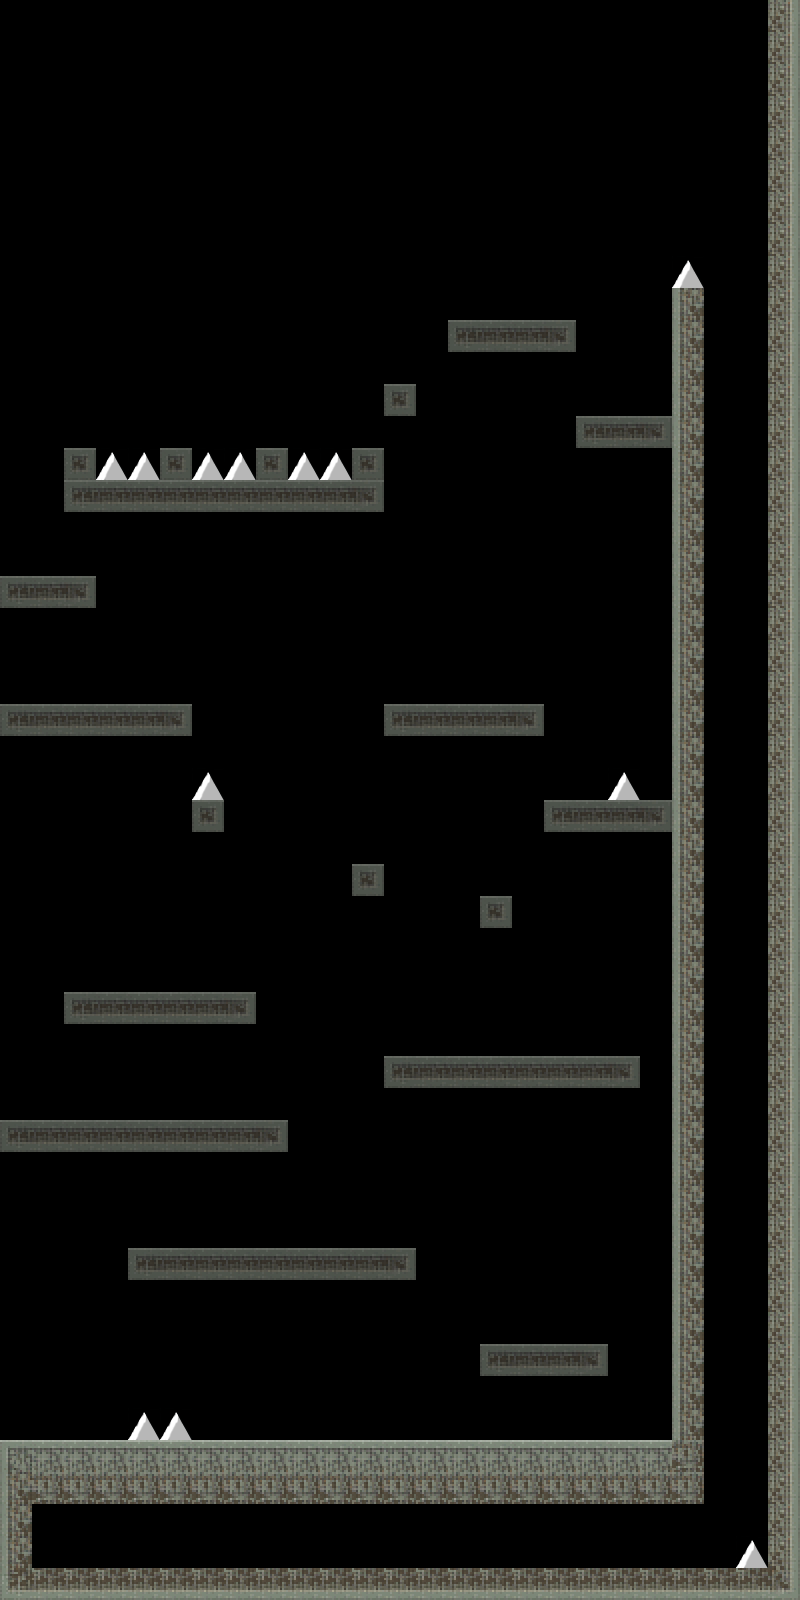

This game map was drawn from its Tiled (.tmx) file and the tilesets committed beside it. A one-line description and the trimmed map source follow:
An orthogonal 25x50 tile map with 32x32 px tiles, 2 tile layers (platforms, spikes).

<map version="1.0" orientation="orthogonal" renderorder="right-down" width="25" height="50" tilewidth="32" tileheight="32" nextobjectid="1">
 <tileset firstgid="1" name="scifi_platformTiles_32x32" tilewidth="32" tileheight="32">
  <image source="scifi_platformTiles_32x32.png" width="1120" height="736" />
 </tileset>
 <layer name="platforms" width="25" height="50">
  <data>[1250 cells, 235 non-empty, 12 distinct tile ids]</data>
 </layer>
 <layer name="spikes" width="25" height="50">
  <data>[1250 cells, 12 non-empty, 1 distinct tile ids]</data>
 </layer>
</map>
